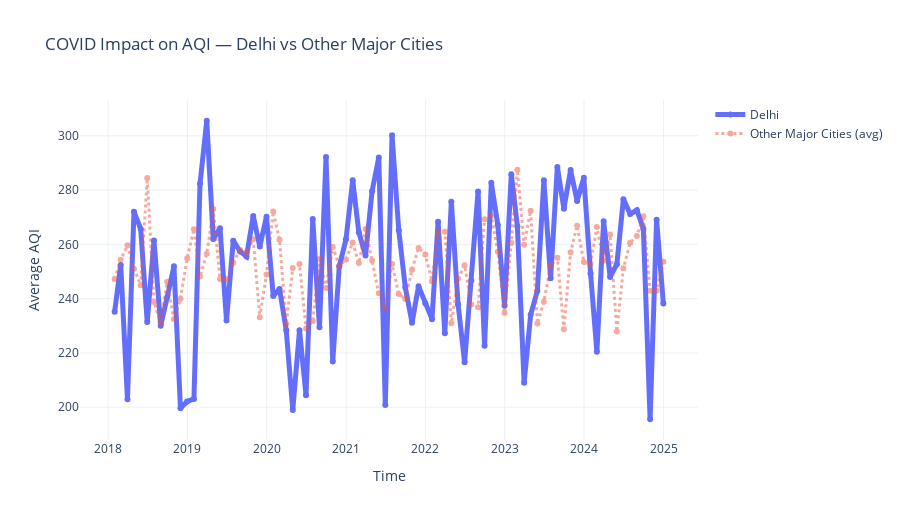

Notebook code for this chart:
### Code cell
import plotly.express as px

fig = px.line(
    wave_df,
    x="Datetime",
    y="AQI",
    color="City",
    title="COVID Impact on AQI — Delhi vs Other Major Cities",
    markers=True
)

# styling
for trace in fig.data:
    if "Delhi" in trace.name:
        trace.line.width = 5
    else:
        trace.line.width = 3
        trace.opacity = 0.5
        trace.line.dash = "dot"

fig.update_layout(
    template="plotly_white",
    height=520,
    hovermode="x unified",
    legend_title="",
    xaxis_title="Time",
    yaxis_title="Average AQI"
)

fig.show()
